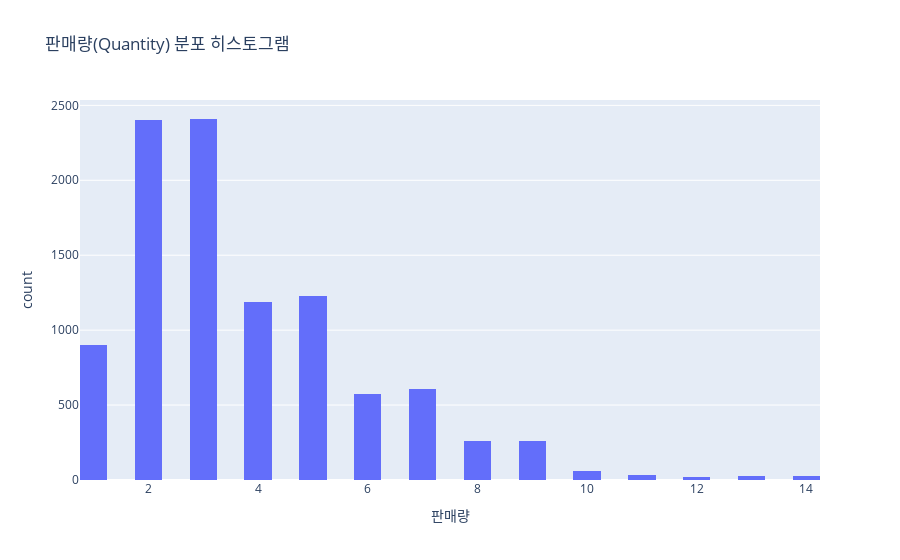

The code cell stored with this chart in its notebook:
### Markdown cell above
Q3. 판매량 컬럼의 분포를 plotly로 히스토그램과 박스플롯으로 시각화하고, 분포의 특징(대칭성, 이상치 등)을 해석해보세요.

### Code cell
# 판매량(quantity) 분포 시각화
import plotly.express as px

# 히스토그램 생성
fig1 = px.histogram(df, x='Quantity', 
                   title='판매량(Quantity) 분포 히스토그램',
                   labels={'Quantity': '판매량'},
                   nbins=30,
                   color_discrete_sequence=['#636EFA'])
# fig1.update_layout(bargap=0.1)
fig1.show()

### Figure 1 — Plotly figure (JSON) as saved in the notebook; plotly's stock layout.template omitted (floating-point values rounded to 4 significant figures; data arrays with more than 128 entries replaced by an {"elided": "..."} marker saying what was removed)
{"data": [{"bingroup": "x", "hovertemplate": "판매량=%{x}<br>count=%{y}<extra></extra>", "legendgroup": "", "marker": {"color": "#636EFA", "pattern": {"shape": ""}}, "name": "", "nbinsx": 30, "orientation": "v", "showlegend": false, "type": "histogram", "x": {"elided": "9994 int values"}, "xaxis": "x", "yaxis": "y"}], "layout": {"barmode": "relative", "legend": {"tracegroupgap": 0}, "title": {"text": "판매량(Quantity) 분포 히스토그램"}, "xaxis": {"anchor": "y", "domain": [0, 1], "title": {"text": "판매량"}}, "yaxis": {"anchor": "x", "domain": [0, 1], "title": {"text": "count"}}}}
